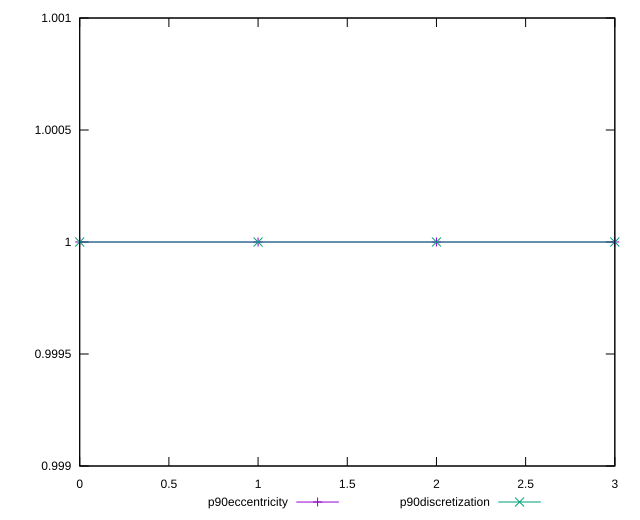

The script that saved this image:
reset

$p90Eccentricity <<EOF
0 1.0000000000000002
1 1.0000000000000002
2 1.0000000000000007
3 0.9999999999999999
EOF

$p90Discretization <<EOF
0 1
1 1
2 1
3 1
EOF

set key outside below
set xrange [0:3]
set yrange [0.9989999999999999:1.0010000000000006]
set trange [0.9989999999999999:1.0010000000000006]
set terminal svg size 640, 520 enhanced background rgb 'white'
set output "reports/report_00031_2021-02-24T23-18-18.084Z/bootup-time/progression/eccentricity.svg"

plot $p90Eccentricity title "p90eccentricity" with linespoints, \
     $p90Discretization title "p90discretization" with linespoints

reset
